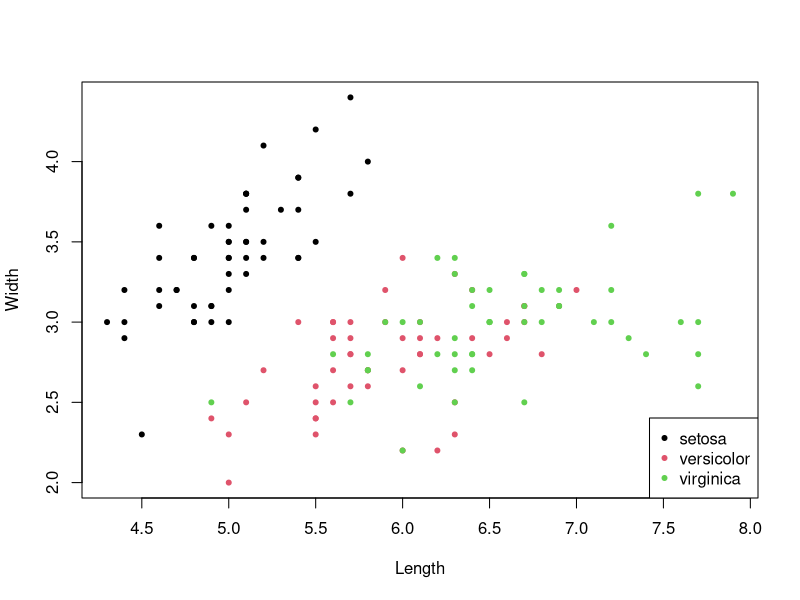

Reproduce this figure in R.
## ---- chunk 1
options(width = 100)
## ---- chunk 2
summary(iris)
## ---- chunk 3
llen <- iris$Sepal.Length
lwid <- iris$Sepal.Width
## ---- chunk 4
plot(llen, lwid, xlab = "Length", ylab = "Width", 
     pch = 20, col = as.numeric(iris$Species))
legend("bottomright", legend = levels(iris$Species), col = 1:3, pch = 20)
## ---- chunk 5
llen <- iris$Petal.Length
lwid <- iris$Petal.Width
## ---- chunk 6

